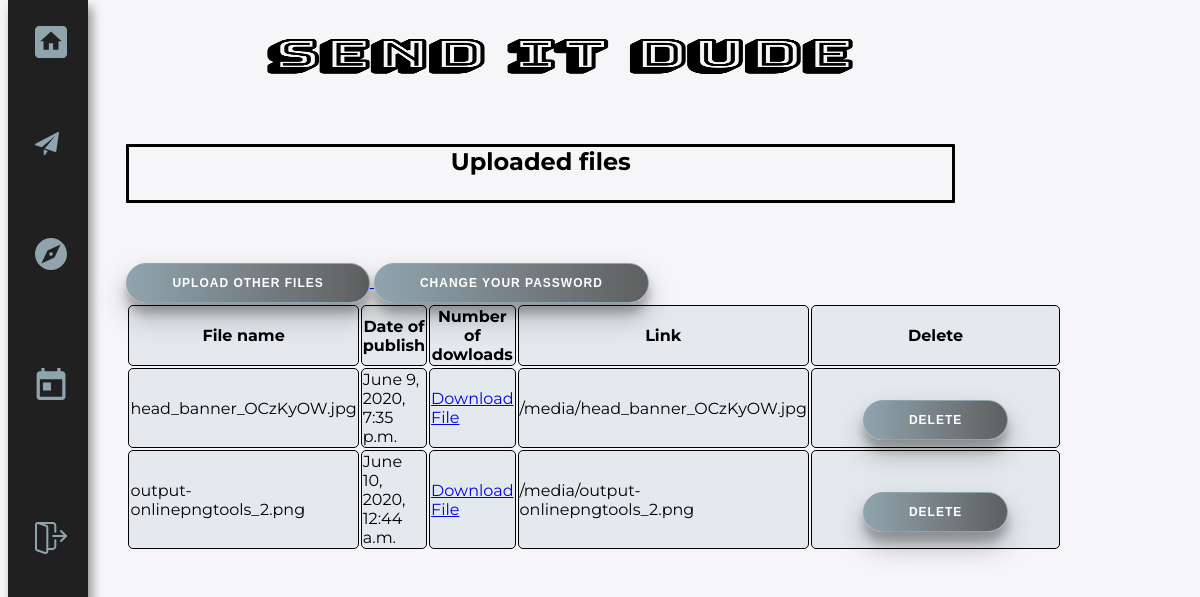
The page /uploaded_files/ (signed in) on the database its author committed.
### send_itdude/models.py (models this page shows, shortened)
class uploaded_files(models.Model):
    user=get_user_model()
    uploaded_by = models.ForeignKey(user, on_delete=models.CASCADE,default="1")
    uploadedfile=models.FileField(validators=[validate_file_size])
    date_of_publish = models.DateTimeField(auto_now_add=True,verbose_name="Date of publish",null=True)

### send_itdude/views.py (the view)
# urls.py: path('uploaded_files/',views.FilesListView.as_view(),name="uploaded_files_list"),
class FilesListView(LoginRequiredMixin,ListView):
        model = uploaded_files
        template_name = 'send_itdude/upload_list.html'
        context_object_name = 'allfiles'

### send_itdude/templates/send_itdude/upload_list.html (shortened to what this page needs)
 {% extends 'send_itdude/base.html' %}
{% block content %}
  {% block content_header %}
    <h2 class="upload">Uploaded files</h2>
    <a href="{% url 'send' %}" >
      <button class="favorite styled" type="button">
      Upload other files
      </button>
    </a>
    <a href="{% url 'password_change' %}" >
    <button class="favorite styled" type="button">
      Change Your password
    </button>
    </a>
  {% endblock %}
  <table class="table mb-0">
    <thead>
      <tr>
        <th>File name</th>
        <th>Date of publish</th>
        <th>Number of dowloads</th>
        <th>Link</th>
        <th>Delete</th>
      </tr>
    </thead>
    <tbody>
      {% for file in allfiles %}
        {%if file.uploaded_by == user %}
          <tr>
            <td>{{ file.uploadedfile.name }}</td>
            <td>{{ file.date_of_publish }}</td>
            <td>
              <a href="{{ file.uploadedfile.url }}" {{ uploaded_files.increment }}class="btn btn-primary btn-sm" target="_blank">
                Download File
              </a>
            </td>
            <td>{{ file.uploadedfile.url}}</td>
            <td>
              <form method="post" action="{% url 'delete_file' file.pk %}">
                <button type="submit" class="btn btn-danger btn-sm">Delete</button>
              </form>
            </td>
          </tr>
        {% endif %}
      {% endfor %}
    </tbody>
  </table>
{% endblock %}

### send_itdude/templates/send_itdude/base.html (shortened to what this page needs)
<!DOCTYPE html>
{% load static %}
<html>
    <head>
        <link rel="stylesheet" type="text/css" href="{% static 'send_itdude/css/style.css' %}">
        <link rel="stylesheet" type="text/css" href="{% static 'send_itdude/css/sidebar.css' %}">
        <img src="{% static "send_itdude/image/headbanner.png" %}"" alt="header">
    </head>
    <body>
        <nav class="nav__cont">
        <ul class="nav">
            <li  class="nav__items ">
            <svg xmlns="http://www.w3.org/2000/svg" viewBox="0 0 48 48">
                <use xlink:href="#home"></use>
            </svg>
            <a href="{% url 'index'  %}">Home</a>
            </li>
            <li class="nav__items ">
            <svg xmlns="http://www.w3.org/2000/svg" viewBox="0 0 32 32">
                <use xlink:href="#send"></use>
            </svg>
            <a href="{% url 'send'  %}">Send</a>
            </li>
            <li class="nav__items ">
            <svg xmlns="http://www.w3.org/2000/svg" viewBox="0 0 32 32">
                <use xlink:href="#signup"></use>
            </svg>
            <a href="{% url 'signup'  %}">Sign up</a>
            </li>
            {%if user.is_authenticated%}
            <li class="nav__items ">
            <svg xmlns="http://www.w3.org/2000/svg" viewBox="0 0 32 35.6">
                <use xlink:href="#fileslist"></use></svg>
            <a href="{% url 'uploaded_files_list'  %}">Your files list</a>
            </li>
            <li class="nav__items ">
            <svg height="512pt"fill="#90A4AE" viewBox="0 0 512.016 512" width="512pt" xmlns="http://www.w3.org/2000/svg" >
                <use xlink:href="#logout"></use></svg>
            <a href="{% url 'logout'  %}">Log out</a>
            </li>
            {% else %}
             <li class="nav__items ">
            <svg height="512pt"fill="#90A4AE" viewBox="0 0 512.016 512" width="512pt" xmlns="http://www.w3.org/2000/svg" >
                <use xlink:href="#logout"></use></svg>
            <a href="{% url 'login'  %}">Log in</a>
            </li>
            {% endif %}
        </ul>
        </nav>
<div class="content">
{% block content %}
{% endblock content %}
</div>
</body>
</html>

### send_itdude/static/send_itdude/css/style.css (style rules this page uses)
* { box-sizing: border-box; }
th,td { border: solid thin; background-color: #E3E9ED; border-radius: 5px; }
body { background: #f6f5f7; justify-content: center; align-items: center; flex-direction: column; font-family: 'Montserrat', sans-serif; }
img { width:680px; height: 6em; margin-left: 17%; background-color: transparent; border: none; align-self: center; }
div.content { margin-left: 10%; margin-right: 10%; margin-top:2%; max-width: 70%; max-height: 70%; }
h1.upload,h2.upload { text-align: center; margin-top: 1.5em; font-weight: bold; margin-bottom: 1.5em; border:solid; border-radius: 1px; }
h3,h2 { text-align: center; padding-bottom: 1em; }
ul { font-size:0.6em; margin:2px; }
button { border-radius: 20px; border: 1px solid #90A4AE; background: #90A4AE; background: -webkit-linear-gradient(to right,#90A4AE, #5F5F5F); background: linear-gradient(to right, #90A4AE, #5F5F5F); box-shadow: 0 14px 28px rgba(0,0,0,0.25), 0 10px 10px rgba(0,0,0,0.22); color: #FFFFFF; font-size: 12px; font-weight: bold; padding: 12px 45px; margin-top: 2em; letter-spacing: 1px; text-align: center; text-decoration: none; text-transform: uppercase; transition: transform 80ms ease-in; }
form { display: flex; align-items: center; justify-content: center; flex-direction: column; padding: 0 50px; height: 100%; text-align: center; }

### send_itdude/static/send_itdude/css/sidebar.css (style rules this page uses)
.nav__cont { position: fixed; width: 60px; top: 0; height: 100vh; z-index: 100; background-color: #202020; overflow: hidden; transition: width 0.3s ease; cursor: pointer; box-shadow: 4px 7px 10px rgba(0, 0, 0, 0.4); }
@media screen and (min-width: 600px) { .nav__cont { width: 80px; } }
.nav { list-style-type: none; color: white; }
.nav:first-child { padding-top: 1.5rem; }
.nav__items { padding-bottom: 3rem; font-family: 'roboto'; }
.nav__items a { position: relative; display: block; top: -35px; padding-left: 25px; padding-right: 15px; transition: all 0.3s ease; margin-left: 25px; margin-right: 10px; text-decoration: none; color: white; font-family: 'Montserrat',sans-serif; font-weight: 100; font-size: 2em; }
.nav__items a:after { content: ''; width: 100%; height: 100%; position: absolute; top: 0; left: 0; border-radius: 2px; background: radial-gradient(circle at 94.02% 88.03%, #54a4ff, transparent 100%); opacity: 0; transition: all 0.5s ease; z-index: -10; }
.nav__items svg { width: 26px; height: 26px; position: relative; left: -30px; cursor: pointer; }
@media screen and (min-width: 600px) { .nav__items svg { width: 32px; height: 32px; left: -15px; } }

### rows shown on the page
uploaded_files: uploadedfile.name "head_banner_OCzKyOW.jpg", date_of_publish "June 9, 2020, 7:35 p.m.", uploadedfile "/media/head_banner_OCzKyOW.jpg"
uploaded_files: uploadedfile.name "output-onlinepngtools_2.png", date_of_publish "June 10, 2020, 12:44 a.m.", uploadedfile "/media/output-onlinepngtools_2.png"
